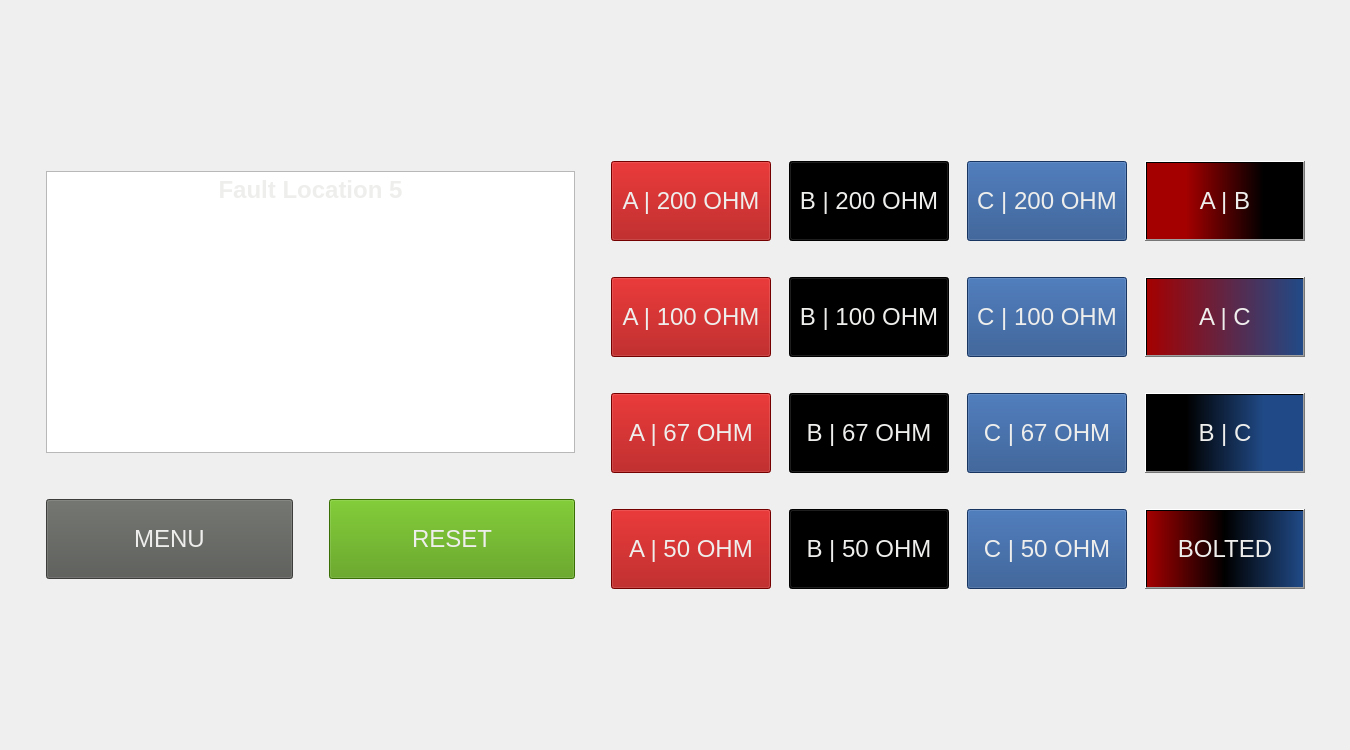
     <widget class="QWidget" name="Location5">
      <widget class="QWidget" name="gridLayoutWidget_6">
       <property name="geometry">
        <rect>
         <x>10</x>
         <y>10</y>
         <width>1331</width>
         <height>731</height>
        </rect>
       </property>
       <layout class="QGridLayout" name="gridLayout_Loc5">
        <property name="leftMargin">
         <number>36</number>
        </property>
        <property name="topMargin">
         <number>36</number>
        </property>
        <property name="rightMargin">
         <number>36</number>
        </property>
        <property name="bottomMargin">
         <number>36</number>
        </property>
        <property name="spacing">
         <number>36</number>
        </property>
        <item row="0" column="1">
         <layout class="QGridLayout" name="gridLayout_Loc5Right">
          <property name="horizontalSpacing">
           <number>18</number>
          </property>
          <property name="verticalSpacing">
           <number>36</number>
          </property>
          <item row="2" column="3">
           <widget class="QPushButton" name="btn_loc5_BC">
            <property name="minimumSize">
             <size>
              <width>160</width>
              <height>80</height>
             </size>
            </property>
            <property name="maximumSize">
             <size>
              <width>160</width>
              <height>80</height>
             </size>
            </property>
            <property name="font">
             <font>
              <pointsize>18</pointsize>
             </font>
            </property>
            <property name="styleSheet">
             <string notr="true">background-color: qlineargradient(spread:pad, x1:0, y1:0, x2:1, y2:0, stop:0.25 rgba(0, 0, 0, 255), stop:0.75 rgba(32, 74, 135, 255));
color: rgb(238, 238, 236);</string>
            </property>
            <property name="text">
             <string>B | C</string>
            </property>
           </widget>
          </item>
          <item row="0" column="3">
           <widget class="QPushButton" name="btn_loc5_AB">
            <property name="minimumSize">
             <size>
              <width>160</width>
              <height>80</height>
             </size>
            </property>
            <property name="maximumSize">
             <size>
              <width>160</width>
              <height>80</height>
             </size>
            </property>
            <property name="font">
             <font>
              <pointsize>18</pointsize>
             </font>
            </property>
            <property name="styleSheet">
             <string notr="true">background-color: qlineargradient(spread:pad, x1:0, y1:0, x2:1, y2:0, stop:0.25 rgba(164, 0, 0, 255), stop:0.75 rgba(0, 0, 0, 255));
color: rgb(238, 238, 236);</string>
            </property>
            <property name="text">
             <string>A | B</string>
            </property>
           </widget>
          </item>
          <item row="2" column="2">
           <widget class="QPushButton" name="btn_loc5_C67">
            <property name="minimumSize">
             <size>
              <width>160</width>
              <height>80</height>
             </size>
            </property>
            <property name="maximumSize">
             <size>
              <width>160</width>
              <height>80</height>
             </size>
            </property>
            <property name="font">
             <font>
              <pointsize>18</pointsize>
             </font>
            </property>
            <property name="styleSheet">
             <string notr="true">color: rgb(238, 238, 236);
background-color: rgb(32, 74, 135);</string>
            </property>
            <property name="text">
             <string>C | 67 OHM</string>
            </property>
           </widget>
          </item>
          <item row="0" column="2">
           <widget class="QPushButton" name="btn_loc5_C200">
            <property name="minimumSize">
             <size>
              <width>160</width>
              <height>80</height>
             </size>
            </property>
            <property name="maximumSize">
             <size>
              <width>160</width>
              <height>80</height>
             </size>
            </property>
            <property name="font">
             <font>
              <pointsize>18</pointsize>
             </font>
            </property>
            <property name="styleSheet">
             <string notr="true">color: rgb(238, 238, 236);
background-color: rgb(32, 74, 135);</string>
            </property>
            <property name="text">
             <string>C | 200 OHM</string>
            </property>
           </widget>
          </item>
          <item row="1" column="2">
           <widget class="QPushButton" name="btn_loc5_C100">
            <property name="minimumSize">
             <size>
              <width>160</width>
              <height>80</height>
             </size>
            </property>
            <property name="maximumSize">
             <size>
              <width>160</width>
              <height>80</height>
             </size>
            </property>
            <property name="font">
             <font>
              <pointsize>18</pointsize>
             </font>
            </property>
            <property name="styleSheet">
             <string notr="true">background-color: rgb(32, 74, 135);
color: rgb(238, 238, 236);</string>
            </property>
            <property name="text">
             <string>C | 100 OHM</string>
            </property>
           </widget>
          </item>
          <item row="3" column="3">
           <widget class="QPushButton" name="btn_loc5_bolt">
            <property name="minimumSize">
             <size>
              <width>160</width>
              <height>80</height>
             </size>
            </property>
            <property name="maximumSize">
             <size>
              <width>160</width>
              <height>80</height>
             </size>
            </property>
            <property name="font">
             <font>
              <pointsize>18</pointsize>
             </font>
            </property>
            <property name="styleSheet">
             <string notr="true">background-color: qlineargradient(spread:pad, x1:0, y1:0, x2:1, y2:0, stop:0 rgba(164, 0, 0, 255), stop:0.5 rgba(0, 0, 0, 255), stop:1 rgba(32, 74, 135, 255));
color: rgb(238, 238, 236);</string>
            </property>
            <property name="text">
             <string>BOLTED</string>
            </property>
           </widget>
          </item>
          <item row="3" column="2">
           <widget class="QPushButton" name="btn_loc5_C50">
            <property name="minimumSize">
             <size>
              <width>160</width>
              <height>80</height>
             </size>
            </property>
            <property name="maximumSize">
             <size>
              <width>160</width>
              <height>80</height>
             </size>
            </property>
            <property name="font">
             <font>
              <pointsize>18</pointsize>
             </font>
            </property>
            <property name="styleSheet">
             <string notr="true">color: rgb(238, 238, 236);
background-color: rgb(32, 74, 135);</string>
            </property>
            <property name="text">
             <string>C | 50 OHM</string>
            </property>
           </widget>
          </item>
          <item row="1" column="3">
           <widget class="QPushButton" name="btn_loc5_AC">
            <property name="minimumSize">
             <size>
              <width>160</width>
              <height>80</height>
             </size>
            </property>
            <property name="maximumSize">
             <size>
              <width>160</width>
              <height>80</height>
             </size>
            </property>
            <property name="font">
             <font>
              <pointsize>18</pointsize>
             </font>
            </property>
            <property name="styleSheet">
             <string notr="true">background-color: qlineargradient(spread:pad, x1:0, y1:0, x2:1, y2:0, stop:0 rgba(164, 0, 0, 255), stop:1 rgba(32, 74, 135, 255));
color: rgb(238, 238, 236);</string>
            </property>
            <property name="text">
             <string>A | C</string>
            </property>
           </widget>
          </item>
          <item row="0" column="1">
           <widget class="QPushButton" name="btn_loc5_B200">
            <property name="minimumSize">
             <size>
              <width>160</width>
              <height>80</height>
             </size>
            </property>
            <property name="maximumSize">
             <size>
              <width>160</width>
              <height>80</height>
             </size>
            </property>
            <property name="font">
             <font>
              <pointsize>18</pointsize>
             </font>
            </property>
            <property name="styleSheet">
             <string notr="true">color: rgb(238, 238, 236);
background-color: rgb(0, 0, 0);</string>
            </property>
            <property name="text">
             <string>B | 200 OHM</string>
            </property>
           </widget>
          </item>
          <item row="0" column="0">
           <widget class="QPushButton" name="btn_loc5_A200">
            <property name="minimumSize">
             <size>
              <width>160</width>
              <height>80</height>
             </size>
            </property>
            <property name="maximumSize">
             <size>
              <width>160</width>
              <height>80</height>
             </size>
            </property>
            <property name="font">
             <font>
              <pointsize>18</pointsize>
             </font>
            </property>
            <property name="styleSheet">
             <string notr="true">color: rgb(238, 238, 236);
background-color: rgb(164, 0, 0);</string>
            </property>
            <property name="text">
             <string>A | 200 OHM</string>
            </property>
           </widget>
          </item>
          <item row="1" column="0">
           <widget class="QPushButton" name="btn_loc5_A100">
            <property name="minimumSize">
             <size>
              <width>160</width>
              <height>80</height>
             </size>
            </property>
            <property name="maximumSize">
             <size>
              <width>160</width>
              <height>80</height>
             </size>
            </property>
            <property name="font">
             <font>
              <pointsize>18</pointsize>
             </font>
            </property>
            <property name="styleSheet">
             <string notr="true">color: rgb(238, 238, 236);
background-color: rgb(164, 0, 0);</string>
            </property>
            <property name="text">
             <string>A | 100 OHM</string>
            </property>
           </widget>
          </item>
          <item row="1" column="1">
           <widget class="QPushButton" name="btn_loc5_B100">
            <property name="minimumSize">
             <size>
              <width>160</width>
              <height>80</height>
             </size>
            </property>
            <property name="maximumSize">
             <size>
              <width>160</width>
              <height>80</height>
             </size>
            </property>
            <property name="font">
             <font>
              <pointsize>18</pointsize>
             </font>
            </property>
            <property name="styleSheet">
             <string notr="true">color: rgb(238, 238, 236);
background-color: rgb(0, 0, 0);</string>
            </property>
            <property name="text">
             <string>B | 100 OHM</string>
            </property>
           </widget>
          </item>
          <item row="2" column="0">
           <widget class="QPushButton" name="btn_loc5_A67">
            <property name="minimumSize">
             <size>
              <width>160</width>
              <height>80</height>
             </size>
            </property>
            <property name="maximumSize">
             <size>
              <width>160</width>
              <height>80</height>
             </size>
            </property>
            <property name="font">
             <font>
              <pointsize>18</pointsize>
             </font>
            </property>
            <property name="styleSheet">
             <string notr="true">color: rgb(238, 238, 236);
background-color: rgb(164, 0, 0);</string>
            </property>
            <property name="text">
             <string>A | 67 OHM</string>
            </property>
           </widget>
          </item>
          <item row="2" column="1">
           <widget class="QPushButton" name="btn_loc5_B67">
            <property name="minimumSize">
             <size>
              <width>160</width>
              <height>80</height>
             </size>
            </property>
            <property name="maximumSize">
             <size>
              <width>160</width>
              <height>80</height>
             </size>
            </property>
            <property name="font">
             <font>
              <pointsize>18</pointsize>
             </font>
            </property>
            <property name="styleSheet">
             <string notr="true">color: rgb(238, 238, 236);
background-color: rgb(0, 0, 0);</string>
            </property>
            <property name="text">
             <string>B | 67 OHM</string>
            </property>
           </widget>
          </item>
          <item row="3" column="0">
           <widget class="QPushButton" name="btn_loc5_A50">
            <property name="minimumSize">
             <size>
              <width>160</width>
              <height>80</height>
             </size>
            </property>
            <property name="maximumSize">
             <size>
              <width>160</width>
              <height>80</height>
             </size>
            </property>
            <property name="font">
             <font>
              <pointsize>18</pointsize>
             </font>
            </property>
            <property name="styleSheet">
             <string notr="true">color: rgb(238, 238, 236);
background-color: rgb(164, 0, 0);</string>
            </property>
            <property name="text">
             <string>A | 50 OHM</string>
            </property>
           </widget>
          </item>
          <item row="3" column="1">
           <widget class="QPushButton" name="btn_loc5_B50">
            <property name="minimumSize">
             <size>
              <width>160</width>
              <height>80</height>
             </size>
            </property>
            <property name="maximumSize">
             <size>
              <width>160</width>
              <height>80</height>
             </size>
            </property>
            <property name="font">
             <font>
              <pointsize>18</pointsize>
             </font>
            </property>
            <property name="styleSheet">
             <string notr="true">color: rgb(238, 238, 236);
background-color: rgb(0, 0, 0);</string>
            </property>
            <property name="text">
             <string>B | 50 OHM</string>
            </property>
           </widget>
          </item>
         </layout>
        </item>
        <item row="0" column="0">
         <layout class="QGridLayout" name="gridLayout_Loc5Left">
          <property name="spacing">
           <number>36</number>
          </property>
          <item row="1" column="1">
           <widget class="QPushButton" name="btn_loc5_reset">
            <property name="minimumSize">
             <size>
              <width>0</width>
              <height>80</height>
             </size>
            </property>
            <property name="font">
             <font>
              <pointsize>18</pointsize>
             </font>
            </property>
            <property name="styleSheet">
             <string notr="true">color: rgb(238, 238, 236);
background-color: rgb(78, 154, 6);</string>
            </property>
            <property name="text">
             <string>RESET</string>
            </property>
           </widget>
          </item>
          <item row="1" column="0">
           <widget class="QPushButton" name="btn_loc5_menu">
            <property name="minimumSize">
             <size>
              <width>0</width>
              <height>80</height>
             </size>
            </property>
            <property name="font">
             <font>
              <pointsize>18</pointsize>
             </font>
            </property>
            <property name="styleSheet">
             <string notr="true">background-color: rgb(85, 87, 83);
color: rgb(238, 238, 236);</string>
            </property>
            <property name="text">
             <string>MENU</string>
            </property>
           </widget>
          </item>
          <item row="0" column="0" colspan="2">
           <widget class="QTextBrowser" name="textBrowser_Loc5">
            <property name="maximumSize">
             <size>
              <width>16777215</width>
              <height>282</height>
             </size>
            </property>
            <property name="html">
             <string>&lt;!DOCTYPE HTML PUBLIC &quot;-//W3C//DTD HTML 4.0//EN&quot; &quot;http://www.w3.org/TR/REC-html40/strict.dtd&quot;&gt;
&lt;html&gt;&lt;head&gt;&lt;meta name=&quot;qrichtext&quot; content=&quot;1&quot; /&gt;&lt;style type=&quot;text/css&quot;&gt;
p, li { white-space: pre-wrap; }
&lt;/style&gt;&lt;/head&gt;&lt;body style=&quot; font-family:'Ubuntu'; font-size:11pt; font-weight:400; font-style:normal;&quot;&gt;
&lt;p align=&quot;center&quot; style=&quot; margin-top:0px; margin-bottom:0px; margin-left:0px; margin-right:0px; -qt-block-indent:0; text-indent:0px;&quot;&gt;&lt;span style=&quot; font-size:18pt; font-weight:600; color:#eeeeec;&quot;&gt;Fault Location 5&lt;/span&gt;&lt;/p&gt;
&lt;p align=&quot;center&quot; style=&quot; margin-top:0px; margin-bottom:0px; margin-left:0px; margin-right:0px; -qt-block-indent:0; text-indent:0px;&quot;&gt;&lt;img src=&quot;:/HMIbackground/FaultLoc5.png&quot; /&gt;&lt;/p&gt;&lt;/body&gt;&lt;/html&gt;</string>
            </property>
           </widget>
          </item>
         </layout>
        </item>
       </layout>
      </widget>
     </widget>
